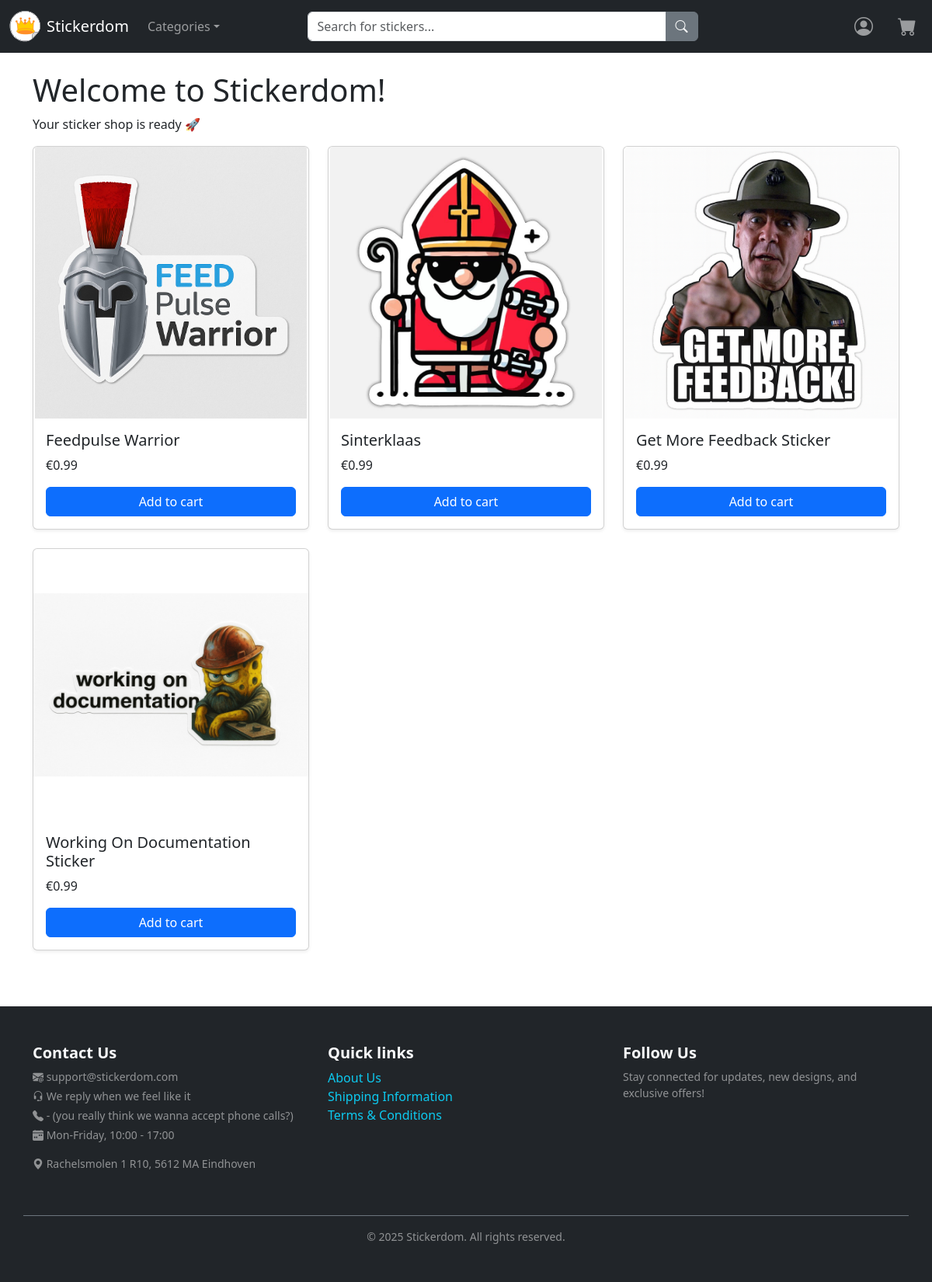
The page / on the database its author committed.
### app.py (models this page shows)
class Sticker(db.Model):
    id = db.Column(db.Integer, primary_key=True)
    name = db.Column(db.String(100), unique=True, nullable=False)
    price = db.Column(db.Float, nullable=True)
    category = db.Column(db.String(100), nullable=True)
    description = db.Column(db.String(255), nullable=True)
    image_path = db.Column(db.String(255), nullable=False)
    is_custom = db.Column(db.Boolean, nullable=True)
    order_items = db.relationship('OrderItem', backref='sticker', lazy=True)

### app.py (the view)
@app.route('/')
def index():
    query = request.form.get('search', '')
    if query:
        results = Sticker.query.filter(Sticker.name.ilike(f"%{query}%")).all()
    else:
        results = Sticker.query.all()  # show all by default
    return render_template('index.html', stickers=results, query=query)

### app.py (called while the page is built)
@app.context_processor
def inject_user():
    user = None
    if 'user_id' in session:
        user = User.query.get(session['user_id'])
    return dict(user=user)

### templates/index.html (shortened to what this page needs)
{% extends "base.html" %}
{% block content %}
<h1>Welcome to Stickerdom!</h1>
<p>Your sticker shop is ready 🚀</p>
<div class="row">
  {% for sticker in stickers %}
  <div class="col-md-4 mb-4">
    <div class="card shadow-sm h-100">
      <img src="{{url_for('static', filename='images/stickers/' ~ sticker.image_path)}}"
      class="card-img-top" alt="{{sticker.name}}" style="height:350px; object-fit:scale-down;">
      <div class="card-body">
        <h5 class="card-title">{{sticker.name}}</h5>
        <p class="card-text">€{{sticker.price}}</p>
       <form action="/add_to_cart" method="POST">
          <button type="submit" class="btn btn-primary w-100">
            Add to cart
          </button>
        </form>
      </div>
    </div>
  </div>
  {% endfor %}
</div>
{% endblock %}

### static/styles.css (style rules this page uses)
html, body { height: 100%; }

### rows shown on the page
Sticker: image_path (picture), name "Feedpulse Warrior", price "0.99"
Sticker: image_path (picture), name "Sinterklaas", price "0.99"
Sticker: image_path (picture), name "Get More Feedback Sticker", price "0.99"
Sticker: image_path (picture), name "Working On Documentation Sticker", price "0.99"
